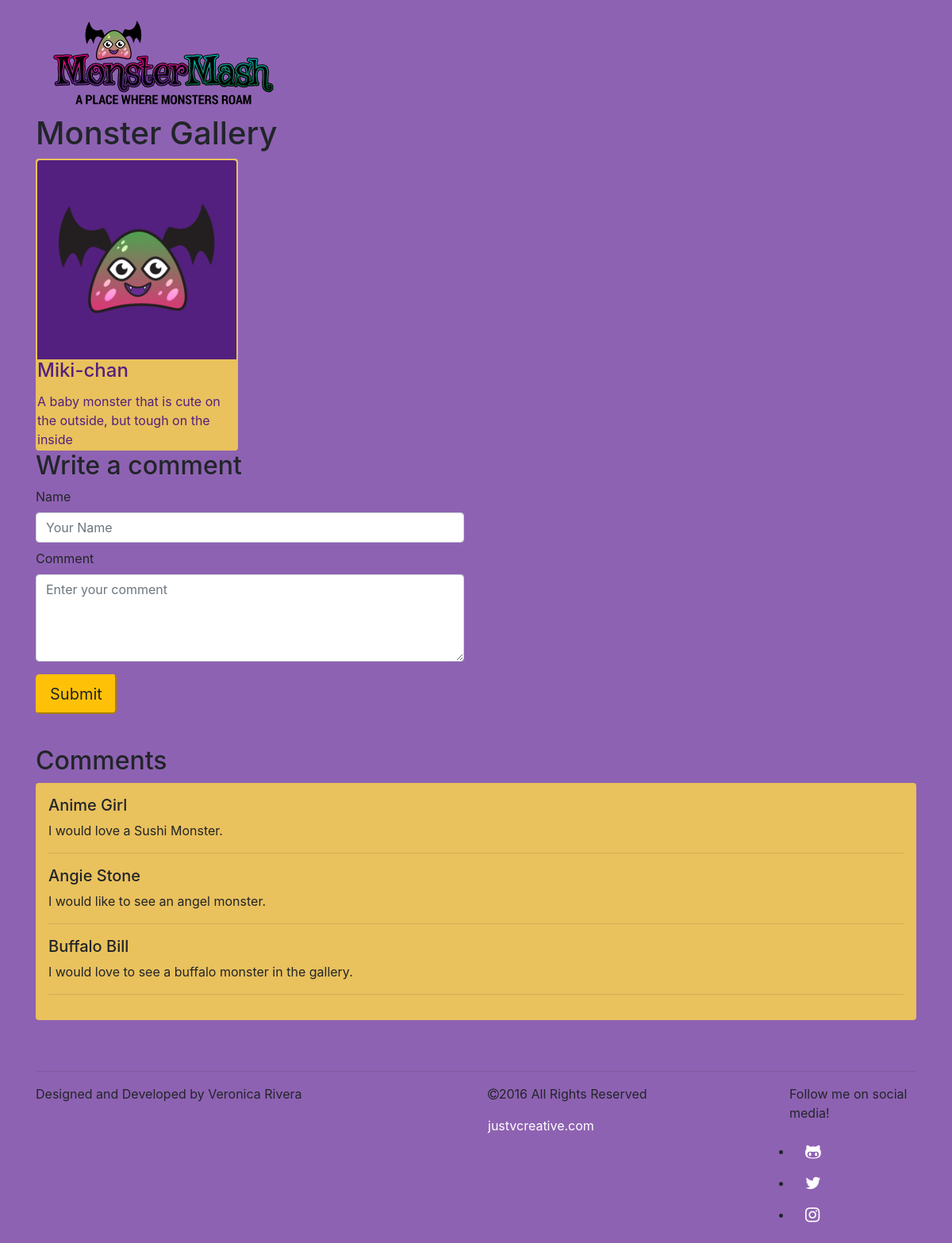
Before: / with the older database file.
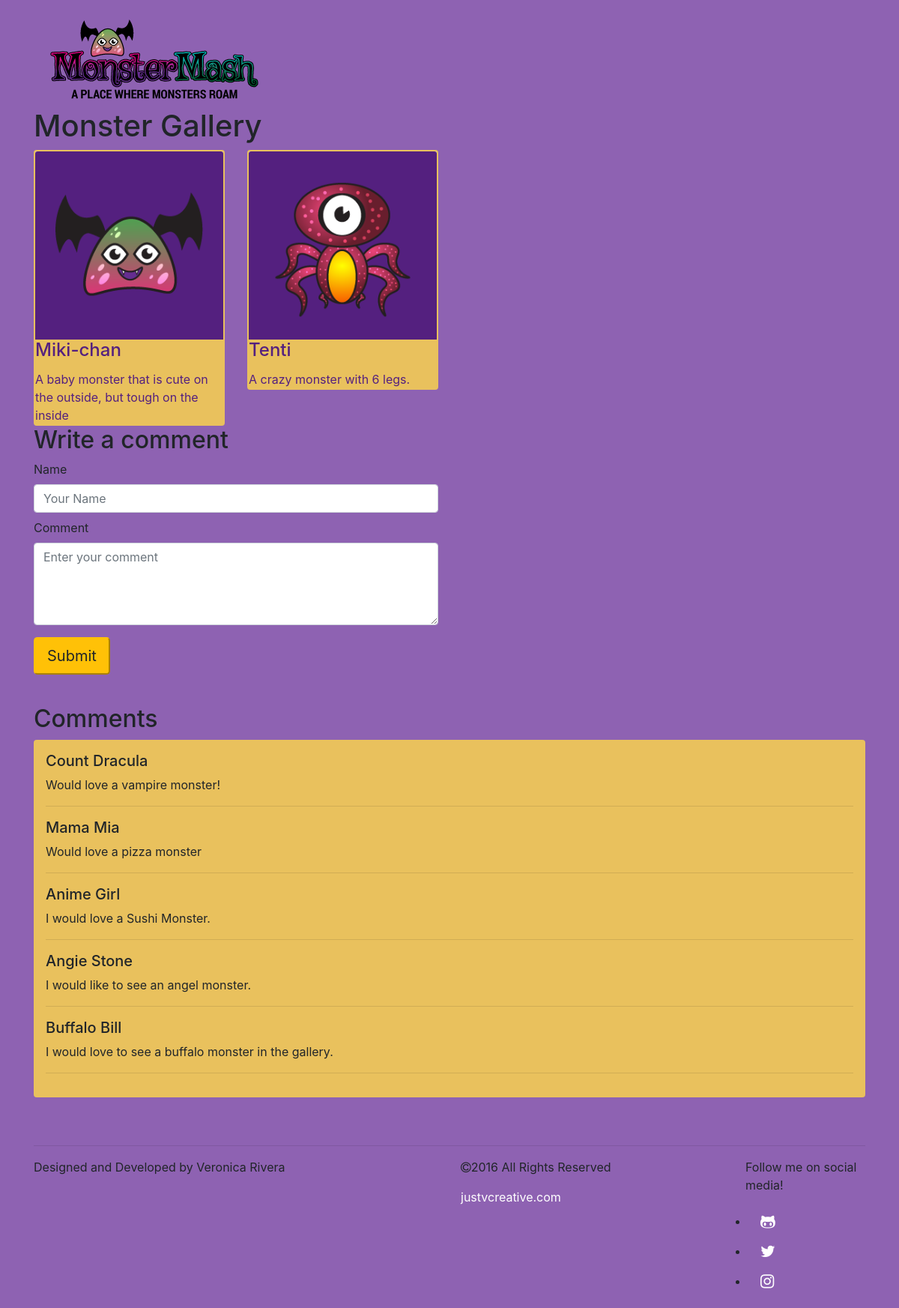
After: the same page with the newer database file.
### tables this page shows
CREATE TABLE `monsters` (
  `name` varchar(20) NOT NULL,
  `description` text NOT NULL,
  `img_path` varchar(120) NOT NULL
);

CREATE TABLE `comments` (
  `id` int(11) NOT NULL,
  `name` varchar(20) NOT NULL,
  `comment` varchar(120) NOT NULL
);

### inc/comments_section.php (the view, shortened to what this page needs)
<section id="display_comments">
        <h2>Comments</h2>
        <div id="comment-box">
			<?php
				$sql = 'SELECT name, comment FROM comments ORDER BY id DESC';
                $stmt = $db->prepare($sql);
                $stmt->execute();
                $rows = $stmt->fetchAll();
				foreach ( $rows as $comment) {
					$name = $comment['name'];
					$comment = $comment['comment'];
					echo "<h5>".$name."</h5>";
					echo "<p>".$comment."</p><hr>";
				}
			?>
        </div>
</section>

### inc/header.php (shortened to what this page needs)
<!DOCTYPE html>
<html lang="en">
  <head>
    <link rel="stylesheet" href="https://maxcdn.bootstrapcdn.com/bootstrap/4.0.0-alpha.2/css/bootstrap.min.css">
  	<link rel="stylesheet" type="text/css" href="https://maxcdn.bootstrapcdn.com/font-awesome/4.6.3/css/font-awesome.min.css">
    <link rel="stylesheet" type="text/css" href="css/main.css">
  </head>
  <body>
    <div class="container">
        <div id="logo" class="center-block"><a href="index.php"></a></div>

### inc/gallery.php
<?php
    $pageTitle = 'Monster Gallery';
?>
<section id="gallery">
    <h1 id="pageTitle"><?php echo $pageTitle; ?></h1>
    <div class="row">
    <?php
        $sql = 'SELECT name, description, img_path FROM monsters';
        foreach ( $db->query($sql) as $monster) {
            $name = $monster["name"];
            $desc = $monster["description"];
            $img = $monster["img_path"];
            $monsterCard = '';
            $monsterCard .= '<div class="col-lg-3 col-sm-6"><div class="card">';
            $monsterCard .= '<img class="card-img-top img-fluid center-block" src="'. $img .'" alt="'. $name .'">';
            $monsterCard .= '<div class="card-block"><h4 class="card-title">'. $name .'</h4>';
            $monsterCard .= '<p class="card-text">'. $desc .'</p></div></div></div>';
            echo $monsterCard;
        }
    ?>
    </div>
</section>

### index.php (shortened to what this page needs)
<?php
    include("inc/header.php");
?>
    <?php include("inc/gallery.php"); ?>
    <section id="comment_section">
        <div class="row">
            <div class="col-md-6">
                <h2>Write a comment</h2>
                <form method="POST" action="post_comment.php">
                 <div class="form-group">
                    <label for="name">Name</label>
                    <input id="name" class="form-control" type="text" name="name" placeholder="Your Name" maxlength="20">
                    <label for="comment">Comment</label>
                    <textarea id="comment" class="form-control" name="comment" rows="4" placeholder="Enter your comment" maxlength="120"></textarea>
                  </div>
                  <input class="btn-lg btn-warning" type="submit" value="Submit">
                </form>
            </div>
        </div>
    </section>
    <?php include("inc/comments_section.php"); ?>
    <?php include("inc/footer.php");?>
</div>
  </body>
</html>

### inc/footer.php
<footer>
    <hr>
    <div class="row">
    	<div class="col-lg-6">
    		<p>Designed and Developed by Veronica Rivera</p>
    	</div>
    	<div class="col-lg-4">
    		<p><i class="fa fa-copyright"></i>2016 All Rights Reserved</p>
    		<p><a href="https://justvcreative.com">justvcreative.com</a></p>
    	</div>
    	<div class="col-lg-2">
    		<p>Follow me on social media!</p>
    		<nav id="socialnav" class="nav nav-inline">
				<ul>
					<li class="nav-item"><a class="nav-link" href="https://github.com/justvcreative"><i class="fa fa-github-alt fa-lg"></i></a></li>
					<li class="nav-item"><a class="nav-link" href="https://twitter.com/justvcreative"><i class="fa fa-twitter fa-lg"></i></a></li>
					<li class="nav-item"><a class="nav-link" href="https://instagram.com/justvcreative"><i class="fa fa-instagram fa-lg"></i></a></li>
				</ul>
			</nav>
    	</div>
    </div>
</footer>

### css/main.css (style rules this page uses)
body { background-color: #8E62B2; }
a { color: white; }
#logo { height: 8em; width: 20em; margin-top: 1em; }
#logo a { background: url("../img/logo.png") center no-repeat; width: 100%; height: 100%; display: block; }
.card { color: #54207F; border: 2px solid #E9C15D; }
.card-img-top { background: #54207F; }
.card-block { background: #E9C15D; }
input { margin-bottom: .5rem; }
#display_comments { margin-top: 2em; }
#comment-box { background: #E9C15D; padding: 1rem; border-radius: 4px; }
footer { margin-top: 4em; }
#socialnav ul { padding-left: .25rem; }

Changed rows visible on the page:
added monsters: img_path (picture), name "Tenti", description "A crazy monster with 6 legs."
added comments: name "Count Dracula", comment "Would love a vampire monster!"
added comments: name "Mama Mia", comment "Would love a pizza monster"
